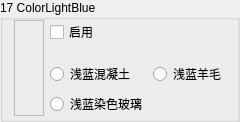
                 <widget class="QGroupBox" name="Base17">
                  <property name="sizePolicy">
                   <sizepolicy hsizetype="Expanding" vsizetype="Minimum">
                    <horstretch>0</horstretch>
                    <verstretch>0</verstretch>
                   </sizepolicy>
                  </property>
                  <property name="minimumSize">
                   <size>
                    <width>30</width>
                    <height>0</height>
                   </size>
                  </property>
                  <property name="maximumSize">
                   <size>
                    <width>16777215</width>
                    <height>16777215</height>
                   </size>
                  </property>
                  <property name="autoFillBackground">
                   <bool>true</bool>
                  </property>
                  <property name="title">
                   <string>17 ColorLightBlue</string>
                  </property>
                  <property name="flat">
                   <bool>false</bool>
                  </property>
                  <layout class="QGridLayout" name="gridLayout_40">
                   <property name="topMargin">
                    <number>0</number>
                   </property>
                   <property name="bottomMargin">
                    <number>3</number>
                   </property>
                   <item row="0" column="1">
                    <widget class="QCheckBox" name="Enable17">
                     <property name="sizePolicy">
                      <sizepolicy hsizetype="Expanding" vsizetype="Fixed">
                       <horstretch>0</horstretch>
                       <verstretch>0</verstretch>
                      </sizepolicy>
                     </property>
                     <property name="text">
                      <string>启用</string>
                     </property>
                    </widget>
                   </item>
                   <item row="0" column="2">
                    <spacer name="horizontalSpacer_29">
                     <property name="orientation">
                      <enum>Qt::Horizontal</enum>
                     </property>
                     <property name="sizeHint" stdset="0">
                      <size>
                       <width>40</width>
                       <height>20</height>
                      </size>
                     </property>
                    </spacer>
                   </item>
                   <item row="3" column="1">
                    <widget class="QRadioButton" name="is17Concrete">
                     <property name="text">
                      <string>浅蓝混凝土</string>
                     </property>
                     <property name="icon">
                      <iconset resource="BlockTextures.qrc">
                       <normaloff>:/new/Textures/Slope/block/light_blue_concrete.png</normaloff>:/new/Textures/Slope/block/light_blue_concrete.png</iconset>
                     </property>
                    </widget>
                   </item>
                   <item row="3" column="2">
                    <widget class="QRadioButton" name="is17Wool">
                     <property name="text">
                      <string>浅蓝羊毛</string>
                     </property>
                     <property name="icon">
                      <iconset resource="BlockTextures.qrc">
                       <normaloff>:/new/Textures/Slope/block/light_blue_wool.png</normaloff>:/new/Textures/Slope/block/light_blue_wool.png</iconset>
                     </property>
                    </widget>
                   </item>
                   <item row="4" column="1">
                    <widget class="QRadioButton" name="is17StainedGlass">
                     <property name="text">
                      <string>浅蓝染色玻璃</string>
                     </property>
                     <property name="icon">
                      <iconset resource="BlockTextures.qrc">
                       <normaloff>:/new/Textures/Slope/block/light_blue_stained_glass.png</normaloff>:/new/Textures/Slope/block/light_blue_stained_glass.png</iconset>
                     </property>
                    </widget>
                   </item>
                   <item row="0" column="0" rowspan="5">
                    <widget class="QLabel" name="Color17">
                     <property name="minimumSize">
                      <size>
                       <width>30</width>
                       <height>0</height>
                      </size>
                     </property>
                     <property name="font">
                      <font>
                       <family>微软雅黑</family>
                       <pointsize>9</pointsize>
                      </font>
                     </property>
                     <property name="frameShape">
                      <enum>QFrame::StyledPanel</enum>
                     </property>
                     <property name="text">
                      <string/>
                     </property>
                    </widget>
                   </item>
                  </layout>
                 </widget>
